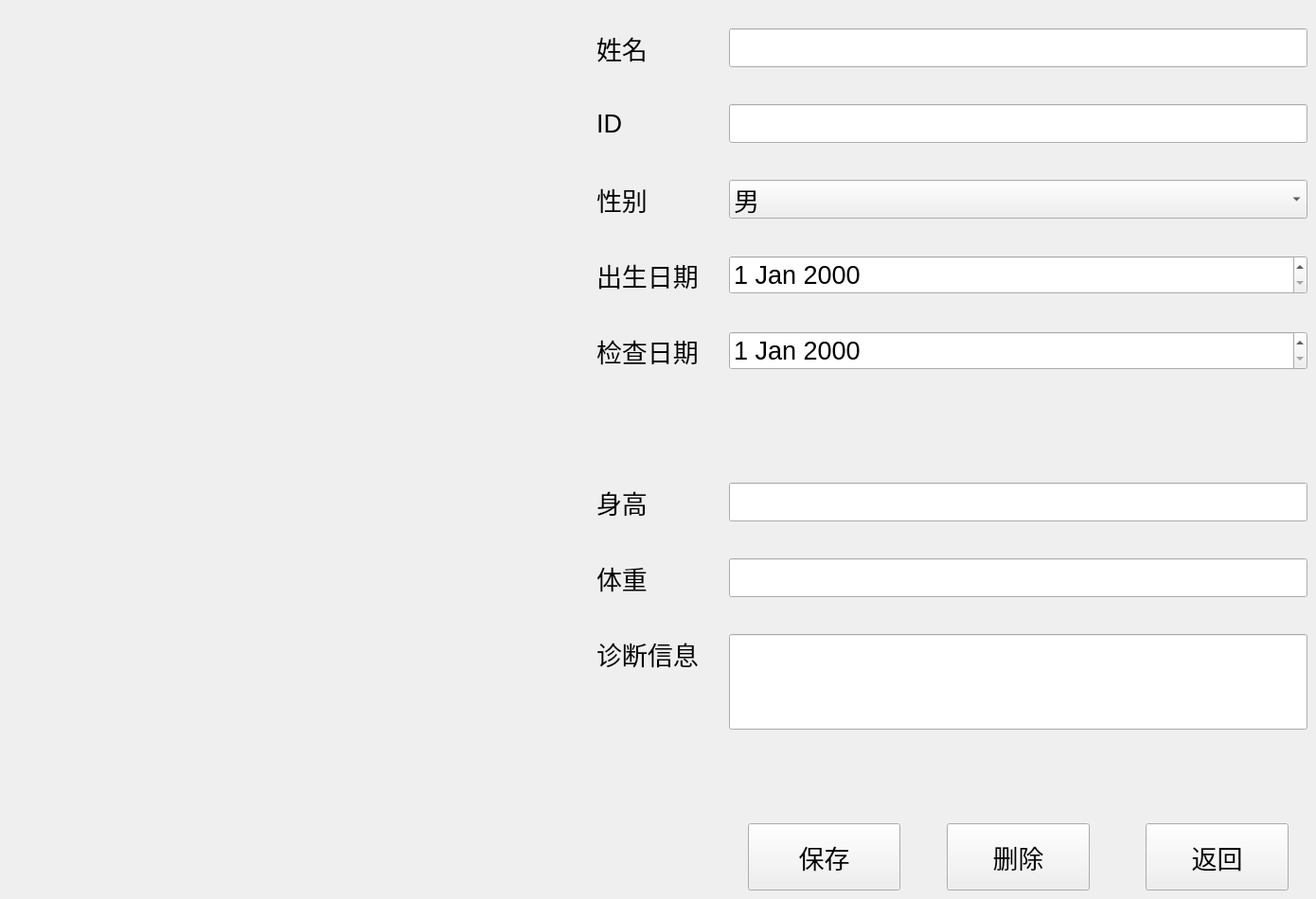
      <widget class="QWidget" name="pagePatientDetail">
       <property name="font">
        <font>
         <pointsize>20</pointsize>
        </font>
       </property>
       <widget class="QLabel" name="label_10">
        <property name="geometry">
         <rect>
          <x>630</x>
          <y>590</y>
          <width>91</width>
          <height>41</height>
         </rect>
        </property>
        <property name="text">
         <string>体重</string>
        </property>
       </widget>
       <widget class="QPushButton" name="btnDetailSave">
        <property name="geometry">
         <rect>
          <x>790</x>
          <y>870</y>
          <width>161</width>
          <height>71</height>
         </rect>
        </property>
        <property name="font">
         <font>
          <pointsize>20</pointsize>
         </font>
        </property>
        <property name="text">
         <string>保存</string>
        </property>
       </widget>
       <widget class="QLabel" name="label_11">
        <property name="geometry">
         <rect>
          <x>630</x>
          <y>660</y>
          <width>121</width>
          <height>61</height>
         </rect>
        </property>
        <property name="text">
         <string>诊断信息</string>
        </property>
       </widget>
       <widget class="QLineEdit" name="dName">
        <property name="geometry">
         <rect>
          <x>770</x>
          <y>30</y>
          <width>611</width>
          <height>41</height>
         </rect>
        </property>
       </widget>
       <widget class="QLabel" name="label_12">
        <property name="geometry">
         <rect>
          <x>630</x>
          <y>510</y>
          <width>91</width>
          <height>41</height>
         </rect>
        </property>
        <property name="text">
         <string>身高</string>
        </property>
       </widget>
       <widget class="QLineEdit" name="dWeight">
        <property name="geometry">
         <rect>
          <x>770</x>
          <y>590</y>
          <width>611</width>
          <height>41</height>
         </rect>
        </property>
       </widget>
       <widget class="QLineEdit" name="dID">
        <property name="geometry">
         <rect>
          <x>770</x>
          <y>110</y>
          <width>611</width>
          <height>41</height>
         </rect>
        </property>
       </widget>
       <widget class="QLineEdit" name="dHeight">
        <property name="geometry">
         <rect>
          <x>770</x>
          <y>510</y>
          <width>611</width>
          <height>41</height>
         </rect>
        </property>
       </widget>
       <widget class="QComboBox" name="dGender">
        <property name="geometry">
         <rect>
          <x>770</x>
          <y>190</y>
          <width>611</width>
          <height>41</height>
         </rect>
        </property>
        <item>
         <property name="text">
          <string>男</string>
         </property>
        </item>
        <item>
         <property name="text">
          <string>女</string>
         </property>
        </item>
       </widget>
       <widget class="QPushButton" name="btnDetailDelete">
        <property name="geometry">
         <rect>
          <x>1000</x>
          <y>870</y>
          <width>151</width>
          <height>71</height>
         </rect>
        </property>
        <property name="text">
         <string>删除</string>
        </property>
       </widget>
       <widget class="QDateEdit" name="dBirth">
        <property name="geometry">
         <rect>
          <x>770</x>
          <y>270</y>
          <width>611</width>
          <height>41</height>
         </rect>
        </property>
       </widget>
       <widget class="QLabel" name="label_13">
        <property name="geometry">
         <rect>
          <x>630</x>
          <y>110</y>
          <width>81</width>
          <height>41</height>
         </rect>
        </property>
        <property name="text">
         <string>ID</string>
        </property>
       </widget>
       <widget class="QLabel" name="label_14">
        <property name="geometry">
         <rect>
          <x>630</x>
          <y>190</y>
          <width>101</width>
          <height>41</height>
         </rect>
        </property>
        <property name="text">
         <string>性别</string>
        </property>
       </widget>
       <widget class="QLineEdit" name="dDiag">
        <property name="geometry">
         <rect>
          <x>770</x>
          <y>670</y>
          <width>611</width>
          <height>101</height>
         </rect>
        </property>
       </widget>
       <widget class="QLabel" name="label_16">
        <property name="geometry">
         <rect>
          <x>630</x>
          <y>30</y>
          <width>101</width>
          <height>41</height>
         </rect>
        </property>
        <property name="text">
         <string>姓名</string>
        </property>
       </widget>
       <widget class="QLabel" name="label_17">
        <property name="geometry">
         <rect>
          <x>630</x>
          <y>270</y>
          <width>111</width>
          <height>41</height>
         </rect>
        </property>
        <property name="text">
         <string>出生日期</string>
        </property>
       </widget>
       <widget class="QPushButton" name="btnDetailBack">
        <property name="geometry">
         <rect>
          <x>1210</x>
          <y>870</y>
          <width>151</width>
          <height>71</height>
         </rect>
        </property>
        <property name="text">
         <string>返回</string>
        </property>
       </widget>
       <widget class="QLabel" name="label_9">
        <property name="geometry">
         <rect>
          <x>630</x>
          <y>350</y>
          <width>121</width>
          <height>41</height>
         </rect>
        </property>
        <property name="text">
         <string>检查日期</string>
        </property>
       </widget>
       <widget class="QDateEdit" name="dCheck">
        <property name="geometry">
         <rect>
          <x>770</x>
          <y>350</y>
          <width>611</width>
          <height>41</height>
         </rect>
        </property>
       </widget>
      </widget>
